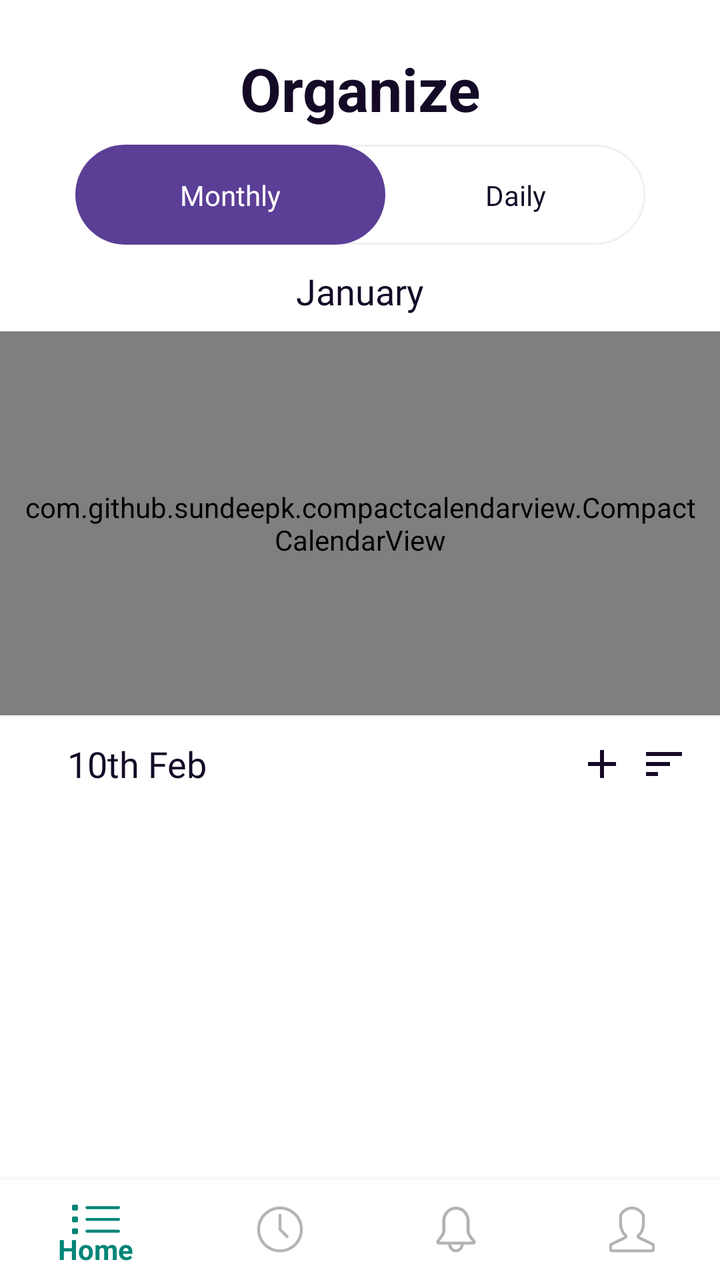
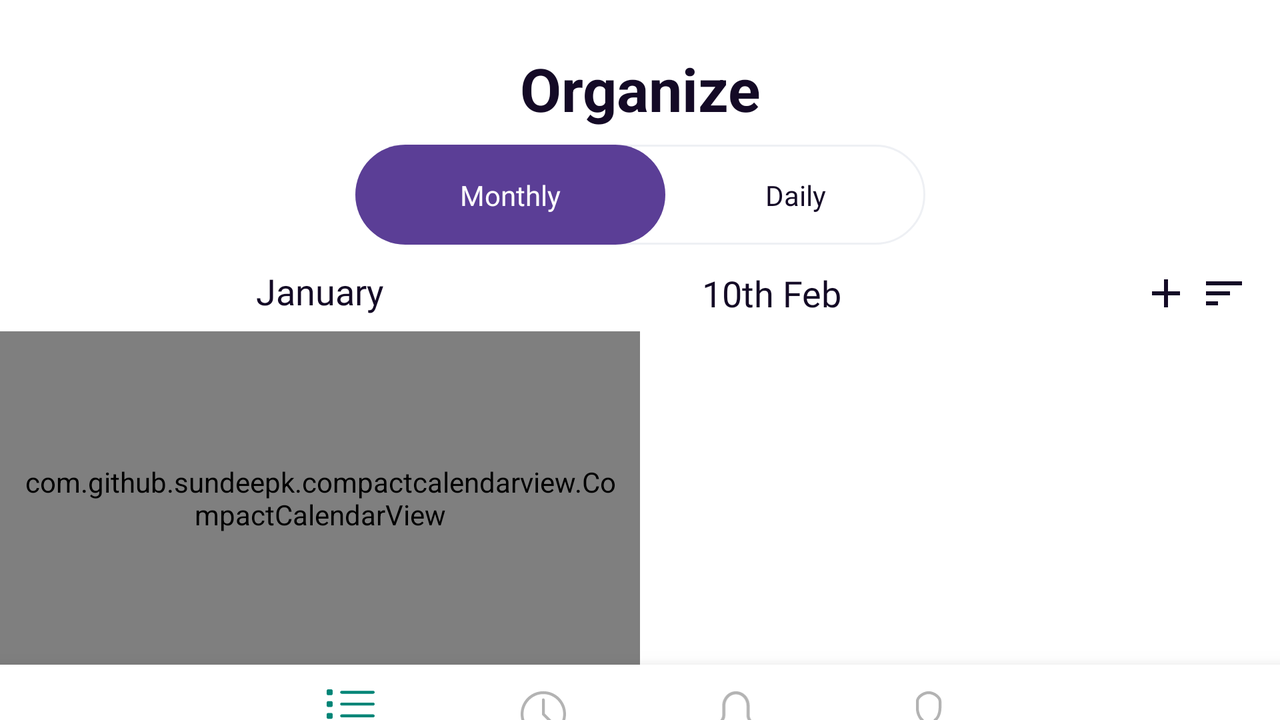

Two renders of one Android screen. The first uses the default layout on a phone; the second uses the alternative layout the repository ships for a different screen configuration, on a matching device. The two XML files are below.
<!-- AndroidManifest.xml: application theme AppTheme -->
<!-- res/layout/activity_home.xml -->
<?xml version="1.0" encoding="utf-8"?>
<androidx.constraintlayout.widget.ConstraintLayout xmlns:android="http://schemas.android.com/apk/res/android"
    xmlns:app="http://schemas.android.com/apk/res-auto"
    xmlns:tools="http://schemas.android.com/tools"
    android:id="@+id/constraintLayout_open"
    android:layout_width="match_parent"
    android:layout_height="match_parent"
    android:background="@color/white"
    tools:context=".home">

    <TextView
        android:id="@+id/textView7"
        android:layout_width="0dp"
        android:layout_height="wrap_content"
        android:layout_marginTop="24dp"
        android:fontFamily="sans-serif"
        android:gravity="center"
        android:text="Organize"
        android:textColor="@color/navigation"
        android:textSize="30dp"
        android:textStyle="bold"
        app:layout_constraintBottom_toTopOf="@+id/imageView"
        app:layout_constraintEnd_toEndOf="parent"
        app:layout_constraintHorizontal_bias="0.0"
        app:layout_constraintStart_toStartOf="parent"
        app:layout_constraintTop_toTopOf="parent" />

    <ImageView
        android:id="@+id/imageView"
        android:layout_width="wrap_content"
        android:layout_height="wrap_content"
        android:layout_marginTop="8dp"
        android:background="@drawable/ic_monthlyswitch"
        app:layout_constraintEnd_toEndOf="parent"
        app:layout_constraintStart_toStartOf="@+id/textView7"
        app:layout_constraintTop_toBottomOf="@+id/textView7" />

    <ImageView
        android:id="@+id/blue_switch"
        android:layout_width="wrap_content"
        android:layout_height="0dp"
        android:background="@drawable/ic_monthfill"
        app:layout_constraintBottom_toBottomOf="@+id/imageView"
        app:layout_constraintEnd_toEndOf="@+id/imageView"
        app:layout_constraintHorizontal_bias="0.0"
        app:layout_constraintStart_toStartOf="@+id/imageView"
        app:layout_constraintTop_toTopOf="@+id/imageView" />

    <TextView
        android:id="@+id/bluechip_text"
        android:layout_width="wrap_content"
        android:layout_height="wrap_content"
        android:fontFamily="@font/raleway_semibold"
        android:text="@string/monthly"
        android:textColor="@color/white"
        app:layout_constraintBottom_toBottomOf="@+id/blue_switch"
        app:layout_constraintEnd_toEndOf="@+id/blue_switch"
        app:layout_constraintStart_toStartOf="@+id/imageView"
        app:layout_constraintTop_toTopOf="@+id/blue_switch" />

    <TextView
        android:id="@+id/whiteChip_text"
        android:layout_width="wrap_content"
        android:layout_height="wrap_content"
        android:fontFamily="@font/raleway_semibold"
        android:shadowColor="@color/colorAccent"
        android:text="@string/Daily"
        android:textColor="@color/navigation"
        app:layout_constraintBottom_toBottomOf="@+id/imageView"
        app:layout_constraintEnd_toEndOf="@+id/imageView"
        app:layout_constraintStart_toEndOf="@+id/blue_switch"
        app:layout_constraintTop_toTopOf="@+id/imageView" />

    <androidx.constraintlayout.widget.ConstraintLayout
        android:id="@+id/calendarView"
        android:layout_width="0dp"
        android:layout_height="0dp"
        android:layout_marginTop="3dp"
        app:layout_constraintBottom_toTopOf="@+id/constraintLayout_list_close"
        app:layout_constraintEnd_toEndOf="parent"
        app:layout_constraintHorizontal_bias="0.0"
        app:layout_constraintStart_toStartOf="parent"
        app:layout_constraintTop_toBottomOf="@+id/imageView">

        <View
            android:layout_width="0dp"
            android:layout_height="2dp"
            android:layout_marginStart="10dp"
            android:layout_marginEnd="20dp"
            android:background="@drawable/ic_line_copy"
            app:layout_constraintBottom_toBottomOf="@+id/month"
            app:layout_constraintBottom_toTopOf="@+id/compactCalendar"
            app:layout_constraintEnd_toEndOf="@+id/compactCalendar"
            app:layout_constraintStart_toStartOf="@+id/compactCalendar" />

        <TextView
            android:id="@+id/month"
            android:layout_width="wrap_content"
            android:layout_height="wrap_content"
            android:layout_margin="8dp"
            android:layout_marginTop="3dp"
            android:layout_marginBottom="3dp"
            android:fontFamily="@font/raleway_bold"
            android:text="January"
            android:textColor="@color/navigation"
            android:textSize="18sp"
            app:layout_constraintBottom_toTopOf="@+id/compactCalendar"
            app:layout_constraintEnd_toEndOf="parent"
            app:layout_constraintStart_toStartOf="parent"
            app:layout_constraintTop_toTopOf="parent" />


        <com.github.sundeepk.compactcalendarview.CompactCalendarView
            android:id="@+id/compactCalendar"
            android:layout_width="0dp"
            android:layout_height="0dp"
            android:paddingLeft="10dp"
            android:paddingRight="10dp"
            app:compactCalendarBackgroundColor="@color/white"
            app:compactCalendarCurrentDayBackgroundColor="#B71C1C"
            app:compactCalendarCurrentSelectedDayBackgroundColor="@color/onSelected"
            app:compactCalendarMultiEventIndicatorColor="#fff"
            app:compactCalendarTargetHeight="250dp"
            app:compactCalendarTextColor="@color/navigation"
            app:compactCalendarTextSize="14sp"
            app:layout_constraintBottom_toBottomOf="parent"
            app:layout_constraintEnd_toEndOf="parent"
            app:layout_constraintStart_toStartOf="parent"
            app:layout_constraintTop_toBottomOf="@+id/month" />

    </androidx.constraintlayout.widget.ConstraintLayout>


    <androidx.constraintlayout.widget.ConstraintLayout
        android:id="@+id/constraintLayout_list_close"
        android:layout_width="0dp"
        android:layout_height="0dp"
        android:background="@color/white"
        app:layout_constraintBottom_toTopOf="@+id/bottomNav"
        app:layout_constraintEnd_toEndOf="@+id/calendarView"
        app:layout_constraintStart_toStartOf="@+id/calendarView"
        app:layout_constraintTop_toBottomOf="@+id/calendarView">

        <ImageView
            android:id="@+id/btn_add"
            android:layout_width="wrap_content"
            android:layout_height="wrap_content"
            android:background="@drawable/ic_add_black_24dp"
            app:layout_constraintBottom_toTopOf="@+id/recyclerview"
            app:layout_constraintEnd_toStartOf="@+id/sort_icon"
            app:layout_constraintHorizontal_bias="0.953"
            app:layout_constraintStart_toEndOf="@+id/recyclerview_date_open"
            app:layout_constraintTop_toTopOf="parent"
            app:layout_constraintVertical_bias="0.631" />

        <androidx.recyclerview.widget.RecyclerView
            android:id="@+id/recyclerview"
            android:layout_width="0dp"
            android:layout_height="0dp"
            android:layout_marginStart="10dp"
            android:layout_marginTop="7dp"
            android:layout_marginEnd="10dp"
            app:layout_constraintBottom_toBottomOf="parent"
            app:layout_constraintEnd_toEndOf="parent"
            app:layout_constraintHorizontal_bias="0.193"
            app:layout_constraintStart_toStartOf="parent"
            app:layout_constraintTop_toBottomOf="@+id/recyclerview_date_open"
            app:layout_constraintVertical_bias="0.129" />

        <TextView
            android:id="@+id/recyclerview_date_open"
            android:layout_width="116dp"
            android:layout_height="wrap_content"
            android:layout_marginLeft="20dp"
            android:layout_marginTop="12dp"
            android:layout_marginRight="20dp"
            android:fontFamily="@font/raleway_bold"
            android:text="10th Feb"
            android:textColor="@color/navigation"
            android:textSize="18sp"
            app:layout_constraintEnd_toEndOf="parent"
            app:layout_constraintHorizontal_bias="0.067"
            app:layout_constraintStart_toStartOf="parent"
            app:layout_constraintTop_toTopOf="parent" />

        <ImageView
            android:id="@+id/sort_icon"
            android:layout_width="wrap_content"
            android:layout_height="wrap_content"
            android:layout_marginEnd="16dp"
            android:background="@drawable/ic_sort_black_24dp"
            app:layout_constraintBottom_toTopOf="@+id/recyclerview"
            app:layout_constraintEnd_toEndOf="parent"
            app:layout_constraintTop_toTopOf="parent"
            app:layout_constraintVertical_bias="0.631" />

    </androidx.constraintlayout.widget.ConstraintLayout>


    <com.google.android.material.bottomnavigation.BottomNavigationView
        android:id="@+id/bottomNav"
        android:layout_width="match_parent"
        android:layout_height="50dp"
        android:layout_alignParentBottom="true"
        android:background="@color/white"
        app:layout_constraintBottom_toBottomOf="parent"
        app:layout_constraintEnd_toEndOf="parent"
        app:layout_constraintStart_toStartOf="parent"
        app:layout_constraintTop_toBottomOf="@+id/constraintLayout_list_close"
        app:menu="@menu/menu_nav" />


</androidx.constraintlayout.widget.ConstraintLayout>
<!-- resources referenced by this layout -->
<resources>
  <color name="colorAccent">#D81B60</color>
  <color name="navigation">#140A26</color>
  <color name="onSelected">#6670FF</color>
  <color name="white">#FFFFFF</color>
  <!-- drawable ic_add_black_24dp (drawable) -->
  <vector android:height="24dp" android:tint="@color/navigation"
      android:viewportHeight="24.0" android:viewportWidth="24.0"
      android:width="24dp" xmlns:android="http://schemas.android.com/apk/res/android">
      <path android:fillColor="#FF000000" android:pathData="M19,13h-6v6h-2v-6H5v-2h6V5h2v6h6v2z"/>
  </vector>
  <!-- drawable ic_line_copy (drawable) -->
  <vector xmlns:android="http://schemas.android.com/apk/res/android"
      android:width="78dp"
      android:height="2dp"
      android:viewportWidth="78"
      android:viewportHeight="2">
    <path
        android:pathData="M76.5,1H1.9732"
        android:strokeAlpha="0.3"
        android:strokeWidth="2"
        android:fillColor="#979797"
        android:strokeColor="#ffffff"
        android:fillAlpha="0.3"
        android:strokeLineCap="square"/>
  </vector>
  <!-- drawable ic_monthfill (drawable) -->
  <vector xmlns:android="http://schemas.android.com/apk/res/android"
      android:width="155dp"
      android:height="50dp"
      android:viewportWidth="155"
      android:viewportHeight="50">
    <path
        android:pathData="M0,25C0,11.193 11.193,0 25,0L130,0C143.807,0 155,11.193 155,25C155,38.807 143.807,50 130,50L25,50C11.193,50 0,38.807 0,25Z"
        android:fillColor="#5B3E96"
        />
  </vector>
  <!-- drawable ic_monthlyswitch (drawable) -->
  <vector xmlns:android="http://schemas.android.com/apk/res/android"
      android:width="285dp"
      android:height="50dp"
      android:viewportWidth="285"
      android:viewportHeight="50">
    <path
        android:pathData="M0,25C0,11.193 11.193,0 25,0L260,0C273.807,0 285,11.193 285,25C285,38.807 273.807,50 260,50L25,50C11.193,50 0,38.807 0,25Z"
        android:fillColor="#ffffff"
        android:fillType="evenOdd"/>
    <path
        android:strokeWidth="1"
        android:pathData="M0.5,25C0.5,11.469 11.469,0.5 25,0.5L260,0.5C273.531,0.5 284.5,11.469 284.5,25C284.5,38.531 273.531,49.5 260,49.5L25,49.5C11.469,49.5 0.5,38.531 0.5,25Z"
        android:strokeAlpha="0.306754"
        android:fillColor="#00000000"
        android:strokeColor="#C8CDDA"/>
  </vector>
  <!-- drawable ic_sort_black_24dp (drawable) -->
  <vector xmlns:android="http://schemas.android.com/apk/res/android"
          android:width="24dp"
          android:height="24dp"
          android:viewportWidth="24.0"
          android:viewportHeight="24.0">
      <path
          android:fillColor="@color/navigation"
          android:pathData="M3,18h6v-2L3,16v2zM3,6v2h18L21,6L3,6zM3,13h12v-2L3,11v2z"/>
  </vector>
  <string name="Daily">Daily</string>
  <string name="monthly">Monthly</string>
  <style name="AppTheme" parent="Theme.AppCompat.Light.NoActionBar">
          
          <item name="colorPrimary">@color/colorPrimary</item>
          <item name="colorPrimaryDark">@color/colorPrimaryDark</item>
          <item name="colorAccent">@color/colorAccent</item>
          <item name="android:windowDrawsSystemBarBackgrounds">true</item>
          <item name="android:statusBarColor">@color/colorPrimary</item>
          <item name="android:windowTranslucentStatus">true</item>
          <item name="android:navigationBarColor">@color/navigation</item>
  
      </style>
  <color name="colorPrimary">#008577</color>
  <color name="colorPrimaryDark">#00574B</color>
</resources>
<!-- res/layout-land/activity_home.xml (the repository's variant of the layout above) -->
<!-- drawn on the phone turned sideways -->
<?xml version="1.0" encoding="utf-8"?>
<androidx.constraintlayout.widget.ConstraintLayout xmlns:android="http://schemas.android.com/apk/res/android"
    xmlns:app="http://schemas.android.com/apk/res-auto"
    xmlns:tools="http://schemas.android.com/tools"
    android:id="@+id/constraintLayout_open"
    android:layout_width="match_parent"
    android:layout_height="match_parent"
    android:background="@color/white"
    tools:context=".home">

    <TextView
        android:id="@+id/textView7"
        android:layout_width="0dp"
        android:layout_height="wrap_content"
        android:layout_marginTop="24dp"
        android:fontFamily="sans-serif"
        android:gravity="center"
        android:text="Organize"
        android:textColor="@color/navigation"
        android:textSize="30dp"
        android:textStyle="bold"
        app:layout_constraintBottom_toTopOf="@+id/imageView"
        app:layout_constraintEnd_toEndOf="parent"
        app:layout_constraintHorizontal_bias="0.0"
        app:layout_constraintStart_toStartOf="parent"
        app:layout_constraintTop_toTopOf="parent" />

    <ImageView
        android:id="@+id/imageView"
        android:layout_width="wrap_content"
        android:layout_height="wrap_content"
        android:layout_marginTop="8dp"
        android:background="@drawable/ic_monthlyswitch"
        app:layout_constraintEnd_toEndOf="parent"
        app:layout_constraintStart_toStartOf="@+id/textView7"
        app:layout_constraintTop_toBottomOf="@+id/textView7" />

    <ImageView
        android:id="@+id/blue_switch"
        android:layout_width="wrap_content"
        android:layout_height="0dp"
        android:background="@drawable/ic_monthfill"
        app:layout_constraintBottom_toBottomOf="@+id/imageView"
        app:layout_constraintEnd_toEndOf="@+id/imageView"
        app:layout_constraintHorizontal_bias="0.0"
        app:layout_constraintStart_toStartOf="@+id/imageView"
        app:layout_constraintTop_toTopOf="@+id/imageView" />

    <TextView
        android:id="@+id/bluechip_text"
        android:layout_width="wrap_content"
        android:layout_height="wrap_content"
        android:fontFamily="@font/raleway_semibold"
        android:text="@string/monthly"
        android:textColor="@color/white"
        app:layout_constraintBottom_toBottomOf="@+id/blue_switch"
        app:layout_constraintEnd_toEndOf="@+id/blue_switch"
        app:layout_constraintStart_toStartOf="@+id/imageView"
        app:layout_constraintTop_toTopOf="@+id/blue_switch" />

    <TextView
        android:id="@+id/whiteChip_text"
        android:layout_width="wrap_content"
        android:layout_height="wrap_content"
        android:fontFamily="@font/raleway_semibold"
        android:shadowColor="@color/colorAccent"
        android:text="@string/Daily"
        android:textColor="@color/navigation"
        app:layout_constraintBottom_toBottomOf="@+id/imageView"
        app:layout_constraintEnd_toEndOf="@+id/imageView"
        app:layout_constraintStart_toEndOf="@+id/blue_switch"
        app:layout_constraintTop_toTopOf="@+id/imageView" />

    <androidx.constraintlayout.widget.ConstraintLayout
        android:id="@+id/calendarView"
        android:layout_width="0dp"
        android:layout_height="0dp"
        android:layout_marginTop="3dp"
        app:layout_constraintBottom_toTopOf="@+id/bottomNav"
        app:layout_constraintEnd_toStartOf="@+id/constraintLayout_list_close"
        app:layout_constraintStart_toStartOf="parent"
        app:layout_constraintTop_toBottomOf="@+id/imageView">

        <View
            android:layout_width="0dp"
            android:layout_height="2dp"
            android:layout_marginStart="10dp"
            android:layout_marginEnd="20dp"
            android:background="@drawable/ic_line_copy"
            app:layout_constraintBottom_toBottomOf="@+id/month"
            app:layout_constraintBottom_toTopOf="@+id/compactCalendar"
            app:layout_constraintEnd_toEndOf="@+id/compactCalendar"
            app:layout_constraintStart_toStartOf="@+id/compactCalendar" />

        <TextView
            android:id="@+id/month"
            android:layout_width="wrap_content"
            android:layout_height="wrap_content"
            android:layout_margin="8dp"
            android:layout_marginTop="3dp"
            android:layout_marginBottom="3dp"
            android:fontFamily="@font/raleway_bold"
            android:text="January"
            android:textColor="@color/navigation"
            android:textSize="18sp"
            app:layout_constraintBottom_toTopOf="@+id/compactCalendar"
            app:layout_constraintEnd_toEndOf="parent"
            app:layout_constraintStart_toStartOf="parent"
            app:layout_constraintTop_toTopOf="parent" />


        <com.github.sundeepk.compactcalendarview.CompactCalendarView
            android:id="@+id/compactCalendar"
            android:layout_width="0dp"
            android:layout_height="0dp"
            android:paddingLeft="10dp"
            android:paddingRight="10dp"
            app:compactCalendarBackgroundColor="@color/white"
            app:compactCalendarCurrentDayBackgroundColor="#B71C1C"
            app:compactCalendarCurrentSelectedDayBackgroundColor="@color/onSelected"
            app:compactCalendarMultiEventIndicatorColor="#fff"
            app:compactCalendarTargetHeight="250dp"
            app:compactCalendarTextColor="@color/navigation"
            app:compactCalendarTextSize="14sp"
            app:layout_constraintBottom_toBottomOf="parent"
            app:layout_constraintEnd_toEndOf="parent"
            app:layout_constraintStart_toStartOf="parent"
            app:layout_constraintTop_toBottomOf="@+id/month" />

    </androidx.constraintlayout.widget.ConstraintLayout>


    <androidx.constraintlayout.widget.ConstraintLayout
        android:id="@+id/constraintLayout_list_close"
        android:layout_width="0dp"
        android:layout_height="232dp"
        android:background="@color/white"
        app:layout_constraintEnd_toEndOf="parent"
        app:layout_constraintStart_toEndOf="@+id/calendarView"
        app:layout_constraintTop_toBottomOf="@+id/imageView">

        <ImageView
            android:id="@+id/btn_add"
            android:layout_width="wrap_content"
            android:layout_height="wrap_content"
            android:background="@drawable/ic_add_black_24dp"
            app:layout_constraintBottom_toTopOf="@+id/recyclerview"
            app:layout_constraintEnd_toStartOf="@+id/sort_icon"
            app:layout_constraintHorizontal_bias="0.953"
            app:layout_constraintStart_toEndOf="@+id/recyclerview_date_open"
            app:layout_constraintTop_toTopOf="parent"
            app:layout_constraintVertical_bias="0.631" />

        <androidx.recyclerview.widget.RecyclerView
            android:id="@+id/recyclerview"
            android:layout_width="0dp"
            android:layout_height="0dp"
            android:layout_marginStart="10dp"
            android:layout_marginTop="7dp"
            android:layout_marginEnd="10dp"
            app:layout_constraintBottom_toBottomOf="parent"
            app:layout_constraintEnd_toEndOf="parent"
            app:layout_constraintHorizontal_bias="0.193"
            app:layout_constraintStart_toStartOf="parent"
            app:layout_constraintTop_toBottomOf="@+id/recyclerview_date_open"
            app:layout_constraintVertical_bias="0.129" />

        <TextView
            android:id="@+id/recyclerview_date_open"
            android:layout_width="116dp"
            android:layout_height="wrap_content"
            android:layout_marginLeft="20dp"
            android:layout_marginTop="12dp"
            android:layout_marginRight="20dp"
            android:fontFamily="@font/raleway_bold"
            android:text="10th Feb"
            android:textColor="@color/navigation"
            android:textSize="18sp"
            app:layout_constraintEnd_toEndOf="parent"
            app:layout_constraintHorizontal_bias="0.067"
            app:layout_constraintStart_toStartOf="parent"
            app:layout_constraintTop_toTopOf="parent" />

        <ImageView
            android:id="@+id/sort_icon"
            android:layout_width="wrap_content"
            android:layout_height="wrap_content"
            android:layout_marginEnd="16dp"
            android:background="@drawable/ic_sort_black_24dp"
            app:layout_constraintBottom_toTopOf="@+id/recyclerview"
            app:layout_constraintEnd_toEndOf="parent"
            app:layout_constraintTop_toTopOf="parent"
            app:layout_constraintVertical_bias="0.631" />

    </androidx.constraintlayout.widget.ConstraintLayout>

    <com.google.android.material.bottomnavigation.BottomNavigationView
        android:id="@+id/bottomNav"
        android:layout_width="match_parent"
        android:layout_height="50dp"
        android:layout_alignParentBottom="true"
        android:background="@color/white"
        app:layout_constraintBottom_toBottomOf="parent"
        app:layout_constraintEnd_toEndOf="parent"
        app:layout_constraintStart_toStartOf="parent"
        app:layout_constraintTop_toBottomOf="@+id/constraintLayout_list_close"
        app:menu="@menu/menu_nav" />


</androidx.constraintlayout.widget.ConstraintLayout>
